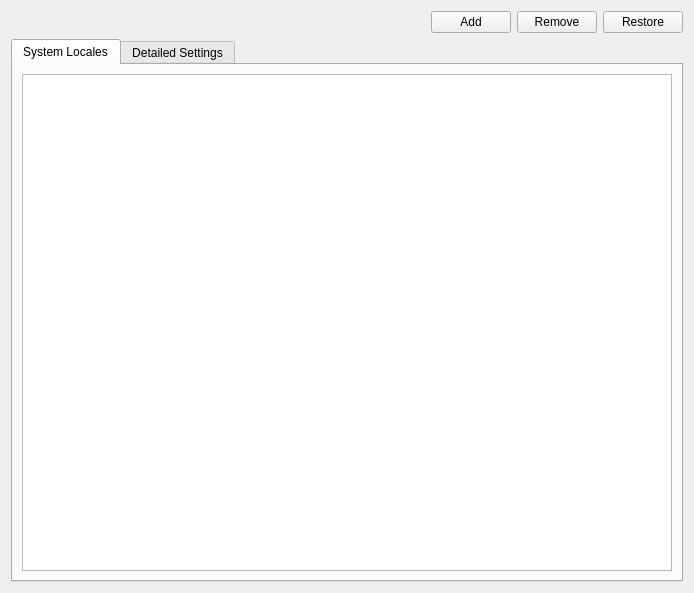
<?xml version="1.0" encoding="UTF-8"?>
<ui version="4.0">
 <class>PageLanguage</class>
 <widget class="QWidget" name="PageLanguage">
  <property name="geometry">
   <rect>
    <x>0</x>
    <y>0</y>
    <width>694</width>
    <height>593</height>
   </rect>
  </property>
  <property name="windowTitle">
   <string notr="true"/>
  </property>
  <layout class="QVBoxLayout" name="verticalLayout_2">
   <item>
    <layout class="QHBoxLayout" name="horizontalLayout">
     <item>
      <spacer name="horizontalSpacer">
       <property name="orientation">
        <enum>Qt::Horizontal</enum>
       </property>
       <property name="sizeHint" stdset="0">
        <size>
         <width>40</width>
         <height>20</height>
        </size>
       </property>
      </spacer>
     </item>
     <item>
      <widget class="QPushButton" name="buttonAdd">
       <property name="text">
        <string>Add</string>
       </property>
      </widget>
     </item>
     <item>
      <widget class="QPushButton" name="buttonRemove">
       <property name="text">
        <string>Remove</string>
       </property>
      </widget>
     </item>
     <item>
      <widget class="QPushButton" name="buttonRestore">
       <property name="text">
        <string>Restore</string>
       </property>
      </widget>
     </item>
    </layout>
   </item>
   <item>
    <widget class="QTabWidget" name="languageTabWidget">
     <property name="currentIndex">
      <number>0</number>
     </property>
     <widget class="QWidget" name="localeBasicTab">
      <attribute name="title">
       <string>System Locales</string>
      </attribute>
      <layout class="QVBoxLayout" name="verticalLayout">
       <item>
        <widget class="QListView" name="localeListView">
         <property name="mouseTracking">
          <bool>true</bool>
         </property>
         <property name="contextMenuPolicy">
          <enum>Qt::CustomContextMenu</enum>
         </property>
         <property name="selectionBehavior">
          <enum>QAbstractItemView::SelectRows</enum>
         </property>
        </widget>
       </item>
      </layout>
     </widget>
     <widget class="QWidget" name="localeAdvancedTab">
      <attribute name="title">
       <string>Detailed Settings</string>
      </attribute>
      <layout class="QVBoxLayout" name="verticalLayout_3">
       <property name="leftMargin">
        <number>9</number>
       </property>
       <property name="rightMargin">
        <number>9</number>
       </property>
       <item>
        <widget class="QGroupBox" name="displayLanguageGroupBox">
         <property name="title">
          <string>Display Language</string>
         </property>
         <property name="checkable">
          <bool>false</bool>
         </property>
         <property name="checked">
          <bool>false</bool>
         </property>
         <layout class="QFormLayout" name="formLayout_2">
          <property name="fieldGrowthPolicy">
           <enum>QFormLayout::AllNonFixedFieldsGrow</enum>
          </property>
          <property name="labelAlignment">
           <set>Qt::AlignRight|Qt::AlignTrailing|Qt::AlignVCenter</set>
          </property>
          <item row="0" column="0">
           <widget class="QLabel" name="langLabel">
            <property name="text">
             <string>Language:</string>
            </property>
           </widget>
          </item>
          <item row="0" column="1">
           <widget class="QComboBox" name="langComboBox"/>
          </item>
          <item row="1" column="0">
           <widget class="QLabel" name="collateLabel">
            <property name="text">
             <string>Collation and Sorting:</string>
            </property>
           </widget>
          </item>
          <item row="1" column="1">
           <widget class="QComboBox" name="collateComboBox"/>
          </item>
          <item row="2" column="0">
           <widget class="QLabel" name="messagesLabel">
            <property name="text">
             <string>Messages:</string>
            </property>
           </widget>
          </item>
          <item row="2" column="1">
           <widget class="QComboBox" name="messagesComboBox"/>
          </item>
          <item row="3" column="0">
           <widget class="QLabel" name="ctypeLabel">
            <property name="text">
             <string>CType:</string>
            </property>
           </widget>
          </item>
          <item row="3" column="1">
           <widget class="QComboBox" name="ctypeComboBox"/>
          </item>
         </layout>
        </widget>
       </item>
       <item>
        <widget class="QGroupBox" name="formatsGroupBox">
         <property name="title">
          <string>Formats</string>
         </property>
         <property name="checkable">
          <bool>false</bool>
         </property>
         <property name="checked">
          <bool>false</bool>
         </property>
         <layout class="QFormLayout" name="formLayout">
          <property name="fieldGrowthPolicy">
           <enum>QFormLayout::AllNonFixedFieldsGrow</enum>
          </property>
          <property name="labelAlignment">
           <set>Qt::AlignRight|Qt::AlignTrailing|Qt::AlignVCenter</set>
          </property>
          <item row="0" column="0">
           <widget class="QLabel" name="numericLabel">
            <property name="text">
             <string>Numbers:</string>
            </property>
           </widget>
          </item>
          <item row="0" column="1">
           <widget class="QComboBox" name="numericComboBox"/>
          </item>
          <item row="1" column="0">
           <widget class="QLabel" name="timeLabel">
            <property name="text">
             <string>Time:</string>
            </property>
           </widget>
          </item>
          <item row="1" column="1">
           <widget class="QComboBox" name="timeComboBox"/>
          </item>
          <item row="2" column="0">
           <widget class="QLabel" name="monetaryLabel">
            <property name="text">
             <string>Currency:</string>
            </property>
           </widget>
          </item>
          <item row="2" column="1">
           <widget class="QComboBox" name="monetaryComboBox"/>
          </item>
          <item row="3" column="0">
           <widget class="QLabel" name="measurementLabel">
            <property name="text">
             <string>Measurement Units:</string>
            </property>
           </widget>
          </item>
          <item row="3" column="1">
           <widget class="QComboBox" name="measurementComboBox"/>
          </item>
          <item row="4" column="0">
           <widget class="QLabel" name="addressLabel">
            <property name="text">
             <string>Address:</string>
            </property>
           </widget>
          </item>
          <item row="4" column="1">
           <widget class="QComboBox" name="addressComboBox"/>
          </item>
          <item row="5" column="0">
           <widget class="QLabel" name="nameLabel">
            <property name="text">
             <string>Names:</string>
            </property>
           </widget>
          </item>
          <item row="5" column="1">
           <widget class="QComboBox" name="nameComboBox"/>
          </item>
          <item row="6" column="0">
           <widget class="QLabel" name="telephoneLabel">
            <property name="text">
             <string>Telephone:</string>
            </property>
           </widget>
          </item>
          <item row="6" column="1">
           <widget class="QComboBox" name="telephoneComboBox"/>
          </item>
          <item row="7" column="0">
           <widget class="QLabel" name="identificationLabel">
            <property name="text">
             <string>Identification:</string>
            </property>
           </widget>
          </item>
          <item row="7" column="1">
           <widget class="QComboBox" name="identificationComboBox"/>
          </item>
          <item row="8" column="0">
           <widget class="QLabel" name="paperLabel">
            <property name="text">
             <string>Paper:</string>
            </property>
           </widget>
          </item>
          <item row="8" column="1">
           <widget class="QComboBox" name="paperComboBox"/>
          </item>
         </layout>
        </widget>
       </item>
       <item>
        <spacer name="verticalSpacer">
         <property name="orientation">
          <enum>Qt::Vertical</enum>
         </property>
         <property name="sizeHint" stdset="0">
          <size>
           <width>20</width>
           <height>40</height>
          </size>
         </property>
        </spacer>
       </item>
      </layout>
     </widget>
    </widget>
   </item>
  </layout>
 </widget>
 <resources/>
 <connections/>
</ui>
